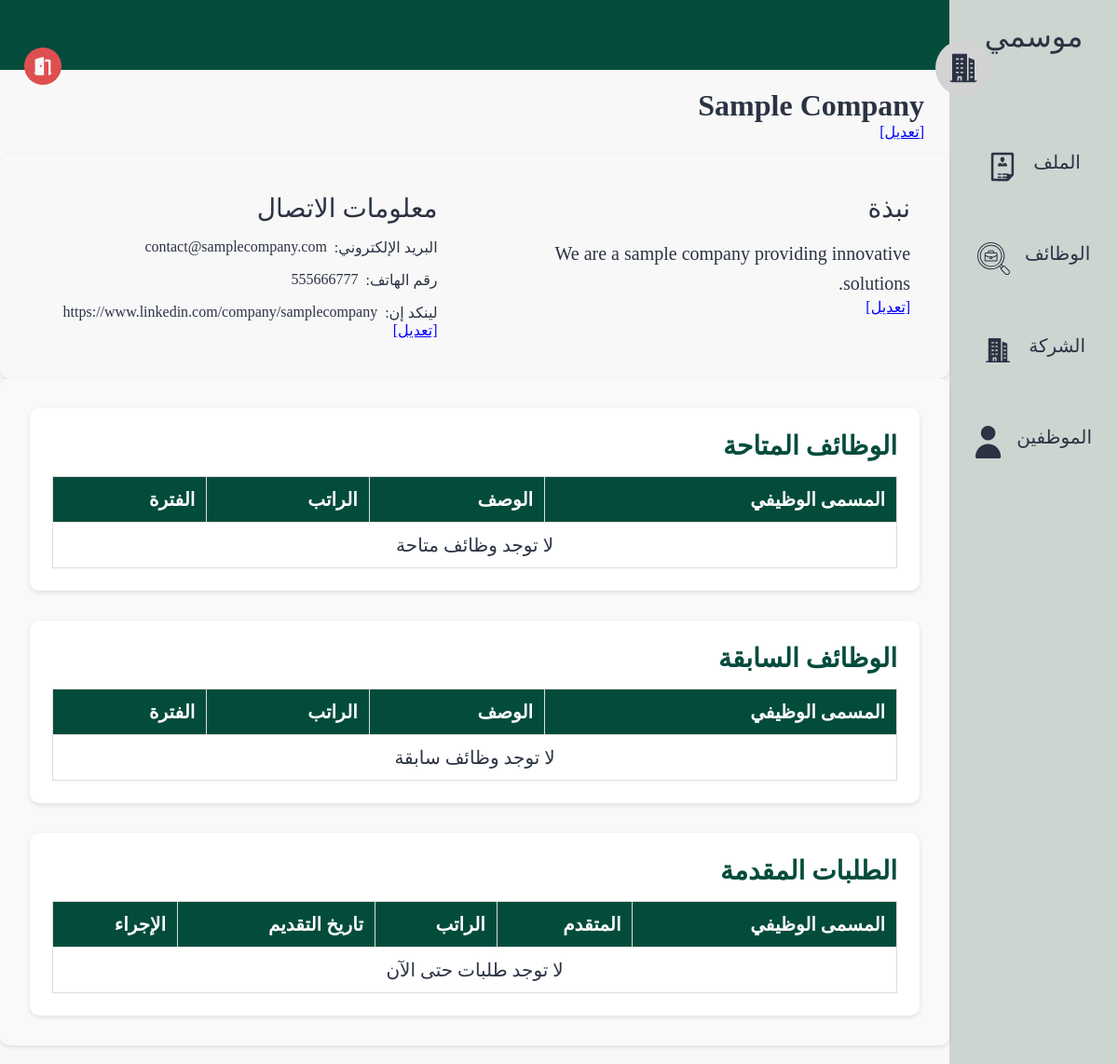
/pages/company.php?id=2 (signed in), run on an earlier commit of the app's database.
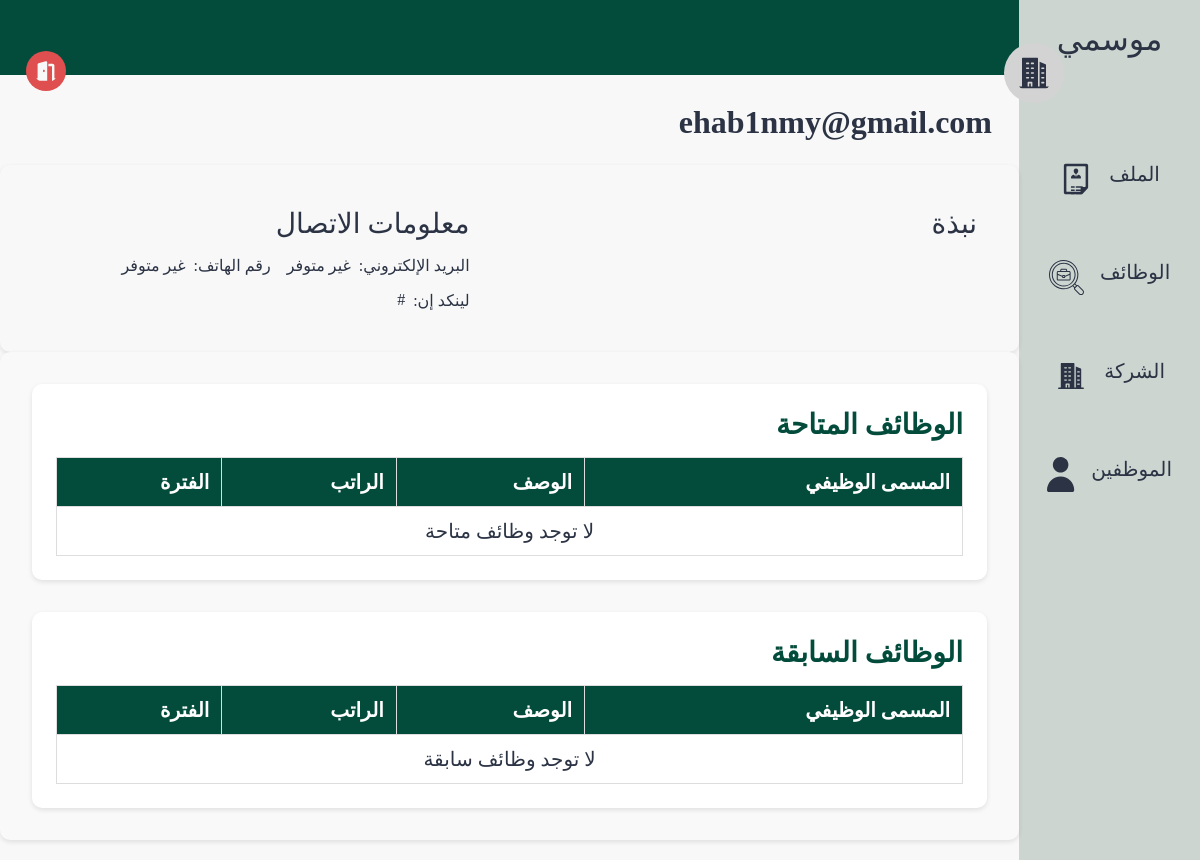
And on a later commit of the database.
### tables this page shows
CREATE TABLE company (
    company_id INTEGER PRIMARY KEY, 
    owner_id INTEGER,
    hr_id INTEGER,
    name TEXT,
    location TEXT,
    email TEXT,
    linkedin Text,
    phone TEXT,
    bio TEXT,
    FOREIGN KEY (owner_id) REFERENCES users(id) ON DELETE CASCADE,
    FOREIGN KEY (hr_id) REFERENCES users(id) ON DELETE CASCADE
);

### src/pages/company.php (the view, shortened to what this page needs)
<?php
include('../database/data.php');
$company_id = isset($_GET["id"]) ? intval($_GET["id"]) : ($_SESSION['user']['company_id'] ?? 0);
$stmt = $db->prepare("SELECT * FROM company WHERE company_id = :company_id");
$stmt->bindValue(':company_id', $company_id, SQLITE3_INTEGER);
$result = $stmt->execute()->fetchArray(SQLITE3_ASSOC);
$isOwner = (isset($_SESSION['user']) && $_SESSION['user']['id'] == $result['owner_id']);
$name = $result['name'] ?? 'غير معروف';
$bio = $result['bio'] ?? 'لا توجد معلومات';
$email = $result['email'] ?? 'غير متوفر';
$phone = $result['phone'] ?? 'غير متوفر';
$linkedin = $result['linkedin'] ?? '#';
$applications = fetchAllApplicationsForCompany($company_id);
$availableJobs = [];
$previousJobs = [];
?>
<!DOCTYPE html>
<html lang="ar" dir="rtl">
<head>
  <link rel="stylesheet" href="../styles/profile.css">
</head>
<body>
  <section class="page-structure">
    <?php
      $customNavList = [
          [
              "title" => "الموظفين",
              "icon" => "profile.svg",
              "alt" => "الموظفين",
              "link" => "./employees_history.php"
          ]
      ];
      include "../components/NavBar.php";
    ?>
    <section class="page-content">
      <div class="username">
        <img class="profile-pic" src="../images/company.svg" alt="صورة الشركة">
        <div class="user">
          <h2 id="companyNameDisplay"><?php echo htmlspecialchars($name); ?></h2>
          <?php if ($isOwner): ?>
            <span class="edit-btn" onclick="toggleEdit('companyName')">[تعديل]</span>
          <?php endif; ?>
        </div>
      </div>
      <div class="options">
        <a href="../pages/logout.php">
          <img class="nav-icon" style="--color: #DF4F4F" src="../images/logout.svg" alt="شعار تسجيل الخروج">
        </a>
      </div>
      <header></header>
      <main>
        <section class="profile-details">
          <div class="block about">
            <h2>نبذة</h2>
            <div id="companyAboutDisplay">
              <p><?php echo htmlspecialchars($bio); ?></p>
              <?php if ($isOwner): ?>
                <span class="edit-btn" onclick="toggleEdit('companyAbout')">[تعديل]</span>
              <?php endif; ?>
            </div>
          </div>
          <div class="block contacts">
            <h2>معلومات الاتصال</h2>
            <div id="companyContactDisplay">
              <ul>
                <li>البريد الإلكتروني:
                  <a href="mailto:<?php echo htmlspecialchars($email); ?>"><?php echo htmlspecialchars($email?? 'لا يوجد'); ?></a>
                </li>
                <li>رقم الهاتف:
                  <a href="tel:<?php echo htmlspecialchars($phone); ?>"><?php echo htmlspecialchars($phone?? 'لا يوجد'); ?></a>
                </li>
                <li>لينكد إن:
                  <a href="<?php echo htmlspecialchars($linkedin); ?>" target="_blank"><?php echo htmlspecialchars($linkedin ?? 'لا يوجد'); ?></a>
                </li>
              </ul>
              <?php if ($isOwner): ?>
                <span class="edit-btn" onclick="toggleEdit('companyContact')">[تعديل]</span>
              <?php endif; ?>
            </div>
        </section>
        <section class="recent-activity">
          <div class="block experinces">
            <h2>الوظائف المتاحة</h2>
            <table border="1" cellpadding="5" cellspacing="0" style="width:100%; text-align:right;">
              <tr>
                <th>المسمى الوظيفي</th>
                <th>الوصف</th>
                <th>الراتب</th>
                <th>الفترة</th>
              </tr>
              <?php if (!empty($availableJobs)): ?>
                <?php foreach ($availableJobs as $job): ?>
                  <tr>
                    <td><?= htmlspecialchars($job["name"]) ?></td>
                    <td><?= htmlspecialchars($job["description"]) ?></td>
                    <td><?= htmlspecialchars($job["salary"]) ?> ريال</td>
                    <td>
                      من <?= htmlspecialchars($job["start"]) ?>
                      <?php if (!empty($job["end"])): ?>
                        إلى <?= htmlspecialchars($job["end"]) ?>
                      <?php else: ?>
                        (مستمر)
                      <?php endif; ?>
                    </td>
                  </tr>
                <?php endforeach; ?>
              <?php else: ?>
                <tr>
                  <td colspan="4" style="text-align: center;">لا توجد وظائف متاحة</td>
                </tr>
              <?php endif; ?>
            </table>
          </div>
          <div class="block experinces">
            <h2>الوظائف السابقة</h2>
            <table border="1" cellpadding="5" cellspacing="0" style="width:100%; text-align:right;">
              <tr>
                <th>المسمى الوظيفي</th>
                <th>الوصف</th>
                <th>الراتب</th>
                <th>الفترة</th>
              </tr>
              <?php if (!empty($previousJobs)): ?>
                <?php foreach ($previousJobs as $job): ?>
                  <tr>
                    <td><?= htmlspecialchars($job["name"]) ?></td>
                    <td><?= htmlspecialchars($job["description"]) ?></td>
                    <td><?= htmlspecialchars($job["salary"]) ?> ريال</td>
                    <td>
                      من <?= htmlspecialchars($job["start"]) ?>
                      إلى <?= htmlspecialchars($job["end"]) ?>
                    </td>
                  </tr>
                <?php endforeach; ?>
              <?php else: ?>
                <tr>
                  <td colspan="4" style="text-align: center;">لا توجد وظائف سابقة</td>
                </tr>
              <?php endif; ?>
            </table>
          </div>
          <?php if($isOwner): ?>
          <div class="block experinces">
            <h2>الطلبات المقدمة</h2>
            <table border="1" cellpadding="5" cellspacing="0" style="width:100%; text-align:right;">
              <tr>
                <th>المسمى الوظيفي</th>
                <th>المتقدم</th>
                <th>الراتب</th>
                <th>تاريخ التقديم</th>
                <th>الإجراء</th>
              </tr>
              <?php if (!empty($applications)): ?>
                <?php foreach ($applications as $application): ?>
                  <tr>
                    <td><?= htmlspecialchars($application["job_title"]) ?></td>
                    <td><?= htmlspecialchars($application["applicant_name"]) ?></td>
                    <td><?= htmlspecialchars($application["salary"]) ?> ريال</td>
                    <td><?= htmlspecialchars($application["applied_at"]) ?></td>
                    <td>
                      <?php if ($application["status"] === "pending"): ?>
                        <form action="update_application_status.php" method="POST" style="display:inline;">
                          <input type="hidden" name="application_id" value="<?= $application['id']; ?>">
                          <input type="hidden" name="status" value="accepted">
                          <button type="submit" class="accept-btn">قبول</button>
                        </form>
                        <form action="update_application_status.php" method="POST" style="display:inline;">
                          <input type="hidden" name="application_id" value="<?= $application['id']; ?>">
                          <input type="hidden" name="status" value="rejected">
                          <button type="submit" class="reject-btn">رفض</button>
                        </form>
                      <?php else: ?>
                        <span class="<?= $application["status"] === 'accepted' ? 'accepted' : 'rejected'; ?>">
                          <?= $application["status"] === "accepted" ? "✔ مقبول" : "✖ مرفوض"; ?>
                        </span>
                      <?php endif; ?>
                    </td>
                  </tr>
                <?php endforeach; ?>
              <?php else: ?>
                <tr>
                  <td colspan="5" style="text-align: center;">لا توجد طلبات حتى الآن</td>
                </tr>
              <?php endif; ?>
            </table>
          </div>
          <?php endif; ?>
        </section>
      </main>
    </section>
  </section>
</body>
</html>

### src/components/NavBar.php (shortened to what this page needs)
<?php
$user = $_SESSION["user"] ?? null;
$navList = $navList ?? [];
$companyID = null;
if ($user) {
  $companyID = fetchUserCompany($user["id"]);
}
if (isset($user) && isset($user["type"])) {
  array_push(
    $navList,
    [
      "title" => "الملف",
      "icon" => "cv.svg",
      "alt" => "شعار السيرة الذاتية",
      "link" => "./profile.php"
    ],
    [
      "title" => "الوظائف",
      "icon" => "jobs.svg",
      "alt" => "شعار الوظائف",
      "link" => "./job_listing.php"
    ]
  );
  if ($companyID) {
    array_push($navList, [
      "title" => "الشركة",
      "icon" => "company.svg",
      "alt" => "شعار الشركات",
      "link" => "./company.php"
    ]);
  }
}
if (isset($customNavList)) {
  $navList = array_merge($navList, $customNavList);
}
?>
<?php if (isset($navList) && is_array($navList)): ?>
  <nav class="main-navigation">
    <a href="./index.php" class="logo-link">
      موسمي
    </a>
    <ul>
      <?php foreach ($navList as $nav): ?>
        <li>
          <a href="<?= $nav['link']; ?>" class="nav-path">
            <span><?= $nav['title']; ?></span>
            <img src="../images/<?= $nav['icon']; ?>" alt="<?= $nav['alt']; ?>">
          </a>
        </li>
      <?php endforeach; ?>
    </ul>
  </nav>
<?php else: ?>
  <nav class="main-navigation">
    <p>Navigation list is not defined.</p>
  </nav>
<?php endif; ?>

### src/styles/profile.css (style rules this page uses)
* { color: var(--black-color); }
body { background-color: var(--white-color); }
.nav-icon { --color: var(--white-alt-color); background-color: var(--color); width: 40px; height: 40px; border-radius: 50%; padding: 0.5rem; }
section.page-content { width: 100%; }
header { position: relative; display: flex; align-items: center; justify-content: space-between; min-height: 75px; background-color: var(--main-color); padding: 1.25rem 3rem; }
.username .profile-pic { width: 60px; height: 60px; padding: 10px; border-radius: 50%; background-color: lightgray; top: 0; }
.username { display: flex; align-items: center; gap: 0.75rem; height: 65px; position: absolute; top: 0; right: 18px; z-index: 1000; padding: 0.5rem 1rem; right: 10%; top: 40px; }
.options { display: flex; align-items: center; gap: 0.75rem; height: 65px; position: absolute; top: 40px; left: 10px; z-index: 1000; padding: 0.5rem 1rem; }
.username h2 { font-size: 2rem; }
.username .user { position: static; margin-top: 100px; }
header::after { content: ""; position: absolute; right: 0; bottom: 0; width: 70%; height: 4px; background-color: var(--main-color); }
main { margin-top: 70px; width: 100%; padding: 1rem; }
main section { border-radius: 10px; box-shadow: 0 2px 5px rgba(0, 0, 0, 0.1); padding: 18px; }
.profile-details { display: grid; grid-template-columns: 1fr 1fr; gap: 2rem; }
.profile-details .block { display: flex; flex-direction: column; gap: 1rem; background-color: var(--white-color); padding: 1.5rem; border-radius: 10px; }
.profile-details .block h2 { font-size: 1.75rem; font-weight: 500; }
.profile-details .block ul { list-style: none; padding-inline-start: 0; display: flex; flex-wrap: wrap; gap: 1rem; }
.profile-details .block ul li { display: flex; gap: 0.5rem; font-size: 1rem; }
.recent-activity { display: flex; flex-direction: column; gap: 2rem; padding: 2rem; background-color: #f9f9f9; border-radius: 10px; }
.recent-activity .block { background-color: #fff; padding: 1.5rem; border-radius: 10px; box-shadow: 0 2px 5px rgba(0, 0, 0, 0.1); }
.recent-activity .block h2 { font-size: 1.75rem; margin-bottom: 1rem; color: var(--main-color); }
.experinces table { width: 100%; border-collapse: collapse; font-size: 1.25rem; margin-top: 1rem; }
.experinces table th, .experinces table td { padding: 0.75rem; text-align: right; border: 1px solid #ddd; }
.experinces table th { background-color: var(--main-color); color: #fff; }
.experinces table tr:nth-child(odd) { background-color: #f9f9f9; }
.experinces table tr:nth-child(even) { background-color: #fff; }
@media (min-width: 992px) { main { padding: 1.25rem 0; } }
.profile-details .block.about p { font-size: 1.25rem; line-height: 1.6; }

### src/styles/globals.css (style rules this page uses)
*, *::before, *::after { box-sizing: border-box; margin: 0; padding: 0; list-style: none; text-decoration: none; }
:root { --main-color: #034c3c; --secondary-color: #d2b48c; --white-color: #f8f8f8; --black-color: #2b3344; --white-alt-color: #cdd5d1; }
a { display: block; color: var(--black-color); }
.page-structure { display: flex; min-height: 100vh; }
nav.main-navigation { padding: 1.25rem; background-color: var(--white-alt-color); }
nav.main-navigation * { color: var(--black-color); }
nav.main-navigation .logo-link { text-align: center; font-size: 2rem; margin-bottom: 6rem; }
nav.main-navigation ul .nav-path { font-size: 1.25rem; display: flex; justify-content: center; gap: 1rem; margin-bottom: 3rem; }
.nav-path { border-radius: 10px; padding: 0.5rem; }

### src/pages/company.php (style rules this page uses)
.edit-btn, .cancel-btn { cursor: pointer; color: blue; text-decoration: underline; margin-left: 5px; }

What changed in the data, as far as the page shows it:
changed company: name "Sample Company" → "ehab1nmy@gmail.com"; email "contact@samplecompany.com" → "غير متوفر"; phone "555666777" → "غير متوفر"; linkedin "https://www.linkedin.com/company/samplecompany" → "#"; owner_id 3 → 4 (drawn); bio "We are a sample company providing innovative solutions." → (not shown)
Also different on the page:
text no longer shown: "[تعديل] [تعديل] [تعديل] الطلبات المقدمة المسمى الوظيفي المتقدم الراتب تاريخ التقديم الإجراء لا توجد طلبات حتى الآن"
